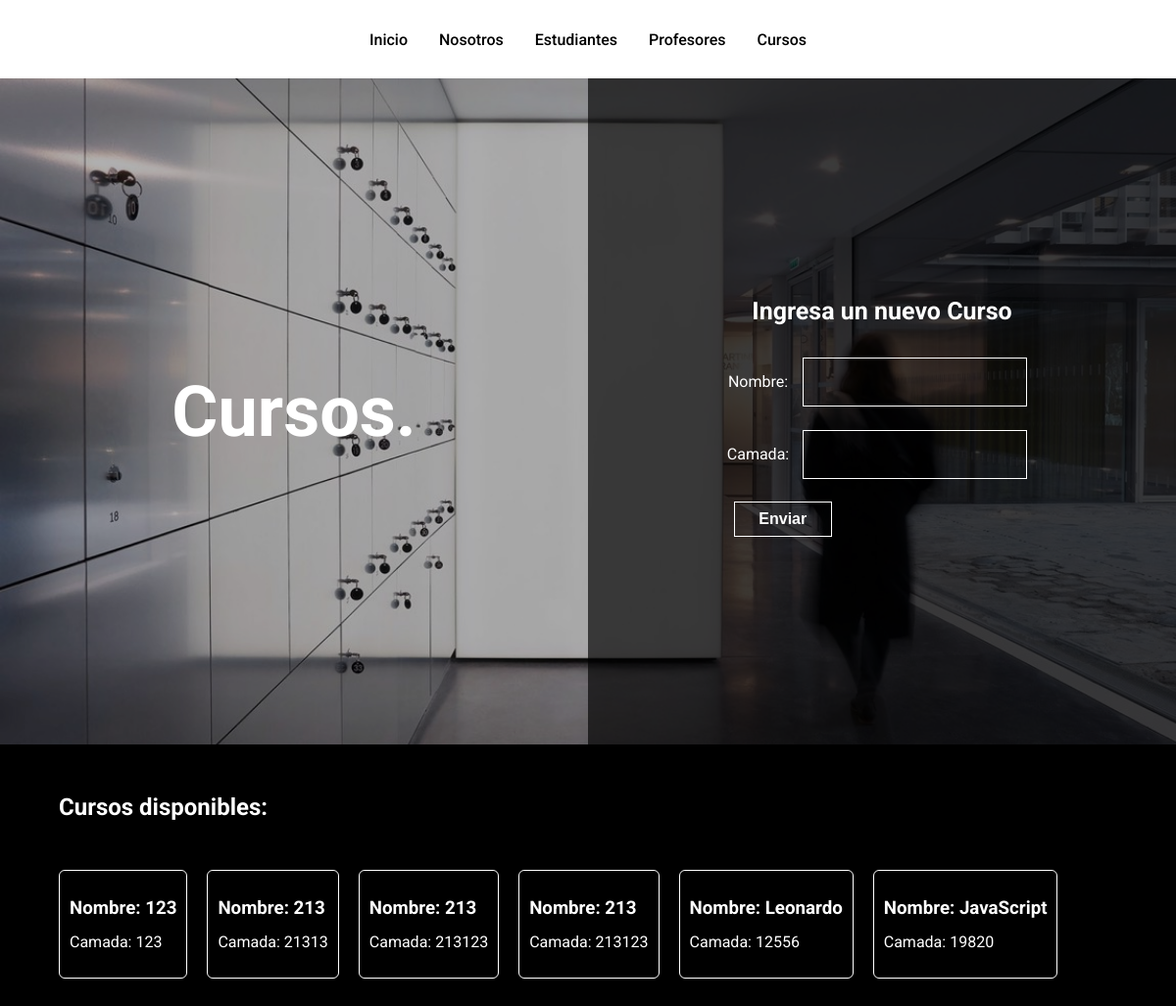
/coder/cursos/, run on an earlier commit of the app's database.
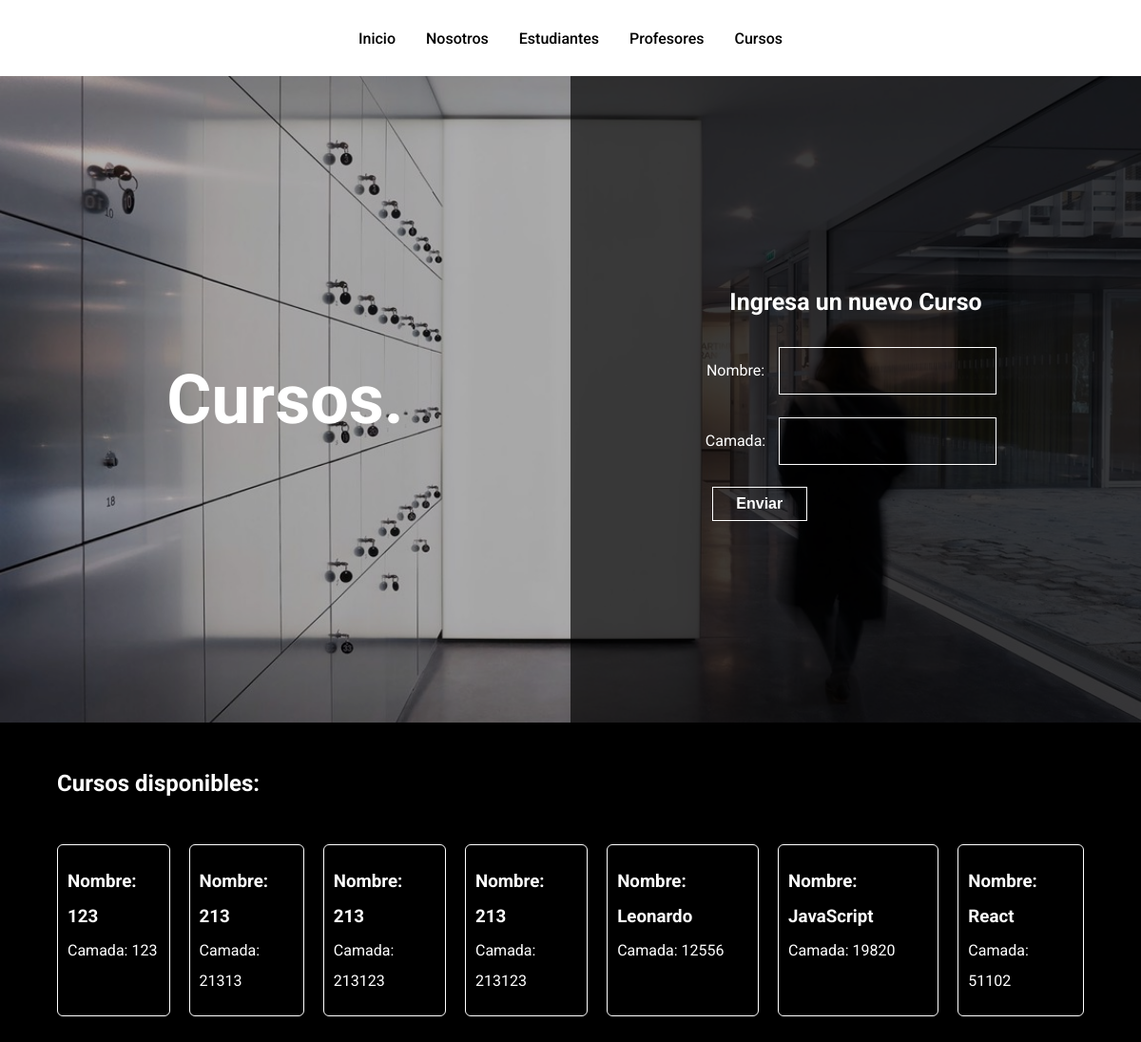
And on a later commit of the database.
### AppCoder/models.py (models this page shows)
class Curso(models.Model):
    nombre = models.CharField(max_length=40)
    camada = models.IntegerField()

### AppCoder/views.py (the view)
# urls.py: path("cursos/", views.cursosForm, name="cursos"),
def cursosForm( request ):
    if( request.method == "POST"):
        formCurso = forms.CursoForm(request.POST);
        if formCurso.is_valid():
            informacion = formCurso.cleaned_data
            curso = models.Curso(nombre = informacion["nombre"], camada = informacion["camada"])
            curso.save()
            return redirect("cursos");
    else:
        formCurso = forms.CursoForm()
        cursos = models.Curso.objects.all()
        return render(request, "AppCoder/cursos.html", {"formCurso": formCurso, "cursos": cursos });

### AppCoder/forms.py
class CursoForm(forms.Form):
    nombre = forms.CharField(max_length=40)
    camada = forms.IntegerField()

### AppCoder/templates/AppCoder/cursos.html (shortened to what this page needs)
{% extends "AppCoder/padre.html" %}
{% load static %}
{% block title %}cursos{% endblock %}
{% block formulario %}
    <h3>Ingresa un nuevo Curso</h3>
    <form action="{% url 'cursos' %}" method="POST">{% csrf_token %}
        <table>
            {{formCurso.as_table}}
        </table>
        <input type="submit" value="Enviar">
    </form>
{% endblock %}
{% block array %}
    <h2>Cursos disponibles:</h2>
    <div class="section">
        {% for curso in cursos %}
            <div class="section__card">
                <h3>Nombre: {{curso.nombre}}</h3>
                <p>Camada: {{ curso.camada }}</p>
            </div>
        {% endfor %}
    </div>
{% endblock %}

What changed in the data, as far as the page shows it:
added Curso: nombre "React", camada "51102"
